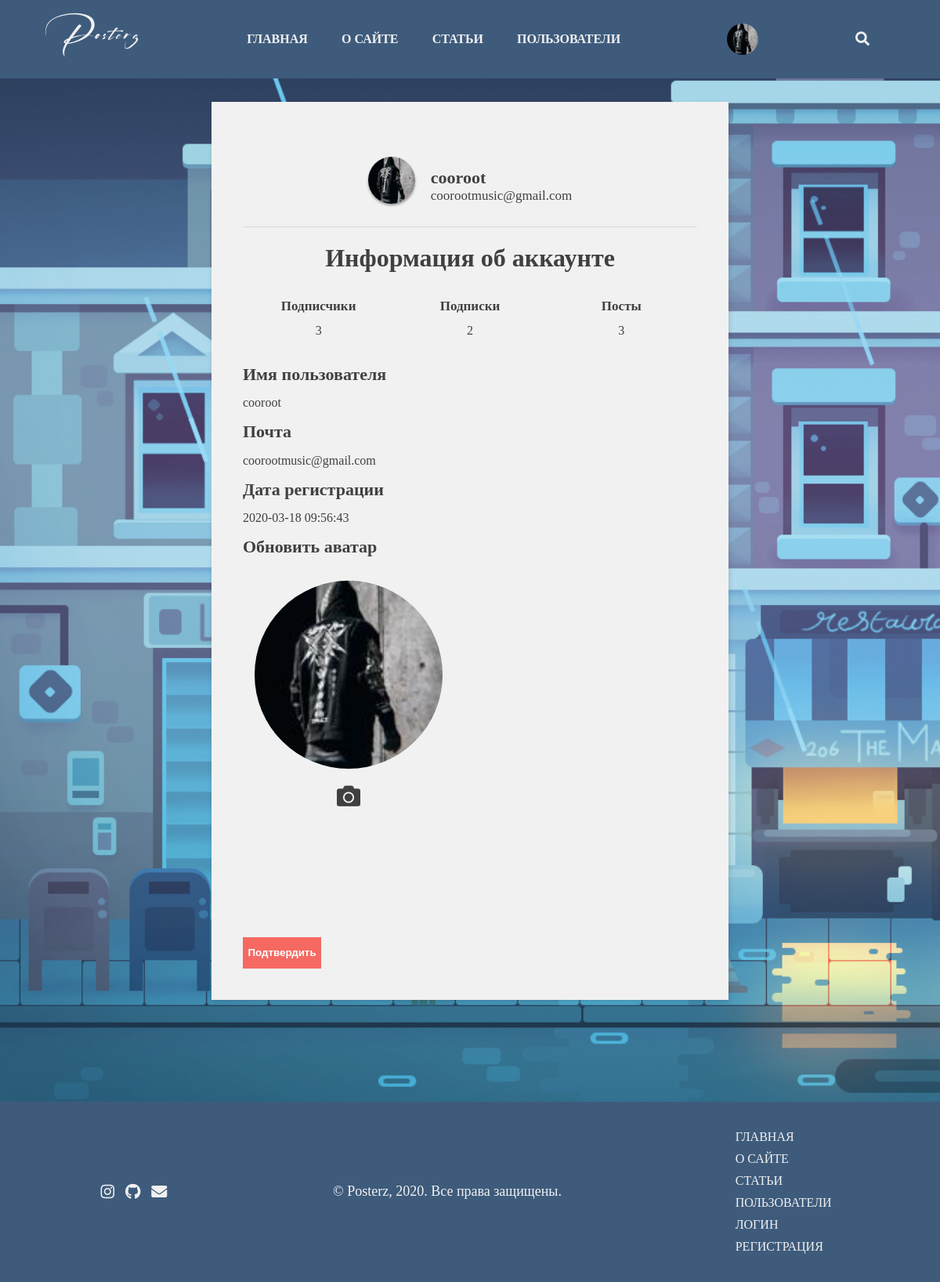
/profile (signed in), run on the app's committed database.
### tables this page shows
CREATE TABLE users (id INTEGER PRIMARY KEY AUTOINCREMENT, first_name VARCHAR (60), last_name VARCHAR (80), username VARCHAR (60) UNIQUE, email VARCHAR (60), password VARCHAR (40), reg_date DATETIME DEFAULT (CURRENT_TIMESTAMP), profile_pic BLOP, active);

### app.py (the view, shortened to what this page needs)
@app.route('/profile', methods=['GET', 'POST'])
@is_logged_in
def profile():
  con = sqlite3.connect('posterz.db')
  con.row_factory = sqlite3.Row
  cur = con.cursor()
  cur.execute("SELECT * FROM users WHERE username = ?", [session['username']])
  user = cur.fetchone()
  cur.execute("SELECT COUNT(*) FROM articles WHERE author = ?", [session['username']])
  posts = cur.fetchone()[0]
  cur.execute("SELECT COUNT(*) FROM followers WHERE user_id = ?", [user['id']])
  followers = cur.fetchone()[0]
  cur.execute("SELECT COUNT(DISTINCT user_id) FROM followers WHERE follower_id = ?", [user['id']])
  following = cur.fetchone()[0]
  return render_template('profile.html', user=user, posts=posts, followers=followers, following=following)

### app.py (called while the page is built)
def is_logged_in(f):
  @wraps(f)
  def wrap(*args, **kwargs):
    if 'logged_in' in session:
      return f(*args, **kwargs)
    else:
      flash('Вы не авторизованы, пожалуйста авторизуйтесь!')
      return redirect(url_for('login'))
  return wrap

### templates/profile.html (shortened to what this page needs)
{% extends 'layout.html' %}
{% block content %}
    <div id="container">
        <div id="single-article-container">
            <div id="profile-info-container">
                <div id="profile-dropdown-info">
                    <img src="{{url_for('static', filename='profile_pics/')}}/{{session.profile_pic}}">
                    <div>
                    <h1 id="profile-info-header">{{session.username}}</h1>
                    <small>{{session.email}}</small>
                    </div>
                </div>
                <h1 id="header-text">Информация об аккаунте</h1>
                <div id="user-info-container">
                    <div id="user-info">
                        <h1>Подписчики</h1>
                        {{followers}}
                    </div>
                    <div id="user-info">
                        <h1>Подписки</h1>
                        {{following}}
                    </div>
                    <div id="user-info">
                        <h1>Посты</h1>
                        {{posts}}
                    </div>
                </div>
                <div>
                    <h1 id="info-header">Имя пользователя</h1>
                    {{session['username']}}
                    <h1 id="info-header">Почта</h1>
                    {{session['email']}}
                    <h1 id="info-header">Дата регистрации</h1>
                    {{user['reg_date']}}
                    <h1 id="info-header">Обновить аватар</h1>
                    <form method="POST" enctype="multipart/form-data" id="profile-form">
                        <div id="profile-pic-container" style="justify-content: left;">
                            <label for="profile-pic" id="profile-pic-label">
                            <div id="profile-img-hover" style="margin-top: 0;"><span>Выбрать фото</span></div>
                            <i class="fas fa-camera" data-toggle="tooltip" data-placement="top" title="Выбрать аватар"></i>
                            </label>
                        </div>
                        <input type="submit" value="Подтвердить" id="submit-button">
                    </form>
                </div>
            </div>
        </div>
    </div>
{% endblock %}

### static/css/style.css (style rules this page uses)
* { box-sizing: border-box; scroll-behavior: smooth; }
body { margin: 0; padding: 0; font-family: San Francisco; display: flex; align-items: center; justify-items: center; flex-direction: column; background-color: #e6e6e6; color: #404040; }
#profile-dropdown-info { display: flex; align-items: center; justify-content: center; padding: 20px; height: 120px; border-bottom: #d9d9d9 solid 1px; }
#profile-dropdown-info img { width: 60px; height: 60px; border-radius: 120px; box-shadow: 0px 2px 3px rgba(60, 60, 60, 0.5); }
#profile-dropdown-info small { font-size: 15px; margin-left: 20px; color: #404040; }
#profile-info-header { font-weight: bold; font-size: 22px; margin-bottom: 0; margin-left: 20px; }
#container { display: flex; width: 100%; min-height: 100vh; justify-content: center; align-self: center; align-items: center; flex-direction: column; padding: 130px 0; background-image: url('../img/bg2.jpg'); background-size: cover; }
#profile-pic-label { display: flex; flex-direction: column; align-content: center; align-items: center; padding: 15px; }
#profile-pic-label span { margin-bottom: 20px; }
#profile-pic-container { width: 100%; min-height: 200px; display: flex; margin-bottom: 60px; }
#profile-img-hover { background-color: #c95651; width: 240px; height: 240px; border-radius: 360px; color: #f1f1f1; font-weight: bold; filter: opacity(0.0); transform: rotateX(360deg); position: absolute; z-index: 1; margin-top: 40px; transition: 0.3s ease-out; display: flex; justify-content: center; align-items: center; }
#profile-pic-container i { font-size: 30px; margin: 20px auto; transition: 0.3s ease-out; }
#profile-info-container { display: flex; flex-direction: column; }
#profile-info-container div form { width: 270px; }
input { color: #404040; outline: none; }
#submit-button { min-width: 100px; height: 40px; color: white; font-weight: bold; border: none; background-color: #f56962; margin-top: 70px; }
#header-text { font-weight: bold; text-align: center; color: #404040; }
small { color: #828282; font-size: 20px; font-weight: 100; text-align: center; }
#article-info h1, small { margin: 0; color: #f1f1f1; }
#single-article-container { background-color: #f1f1f1; box-shadow: 1px 3px 6px rgba(60, 60, 60, 0.2); width: 55%; padding: 40px; display: flex; flex-direction: column; }
#single-article-container small { color: #404040; font-size: 17px; }
#info-header { font-size: 22px; }
#user-info-container { width: 100%; min-height: 80px; display: flex; flex-wrap: wrap; justify-content: space-around; margin: 0 auto; }
#user-info { width: 150px; height: 80px; text-align: center; }
#user-info h1 { font-size: 17px; }

### data on the page
users: username "cooroot", email "coorootmusic@gmail.com", reg_date "2020-03-18 09:56:43"

### other printed values
{{ followers }} "3"
{{ following }} "2"
{{ posts }} "3"
